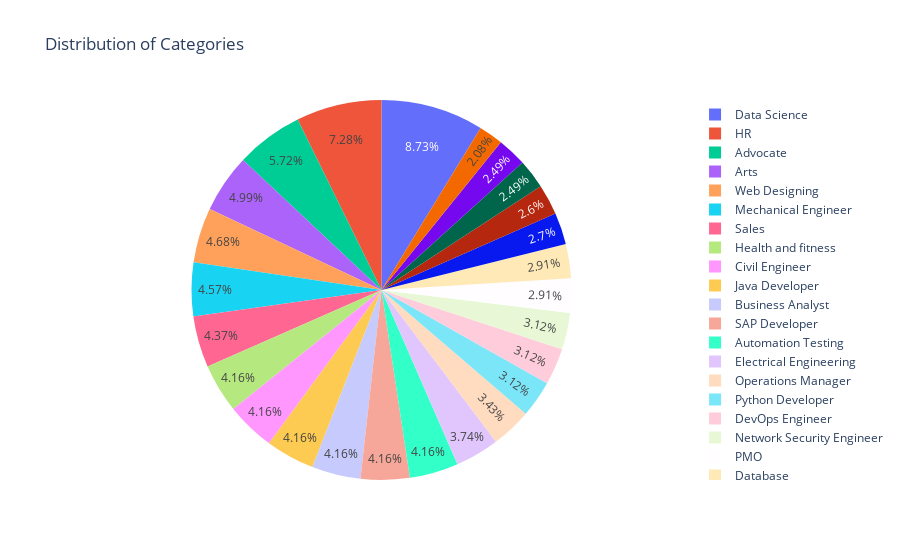

Notebook source saved alongside this figure:
### Code cell
import plotly.express as px
Count = df['Category'].value_counts()
names  = df['Category'].unique()
fig = px.pie(df, values=Count, names=names, title='Distribution of Categories')
fig.show()

### Figure 1 — Plotly figure (JSON) as saved in the notebook; plotly's stock layout.template omitted (floating-point values rounded to 4 significant figures)
{"data": [{"domain": {"x": [0, 1], "y": [0, 1]}, "hovertemplate": "label=%{label}<br>value=%{value}<extra></extra>", "labels": ["Data Science", "HR", "Advocate", "Arts", "Web Designing", "Mechanical Engineer", "Sales", "Health and fitness", "Civil Engineer", "Java Developer", "Business Analyst", "SAP Developer", "Automation Testing", "Electrical Engineering", "Operations Manager", "Python Developer", "DevOps Engineer", "Network Security Engineer", "PMO", "Database", "Hadoop", "ETL Developer", "DotNet Developer", "Blockchain", "Testing"], "legendgroup": "", "name": "", "showlegend": true, "type": "pie", "values": [84, 70, 55, 48, 45, 44, 42, 40, 40, 40, 40, 40, 40, 36, 33, 30, 30, 30, 28, 28, 26, 25, 24, 24, 20]}], "layout": {"legend": {"tracegroupgap": 0}, "title": {"text": "Distribution of Categories"}}}
